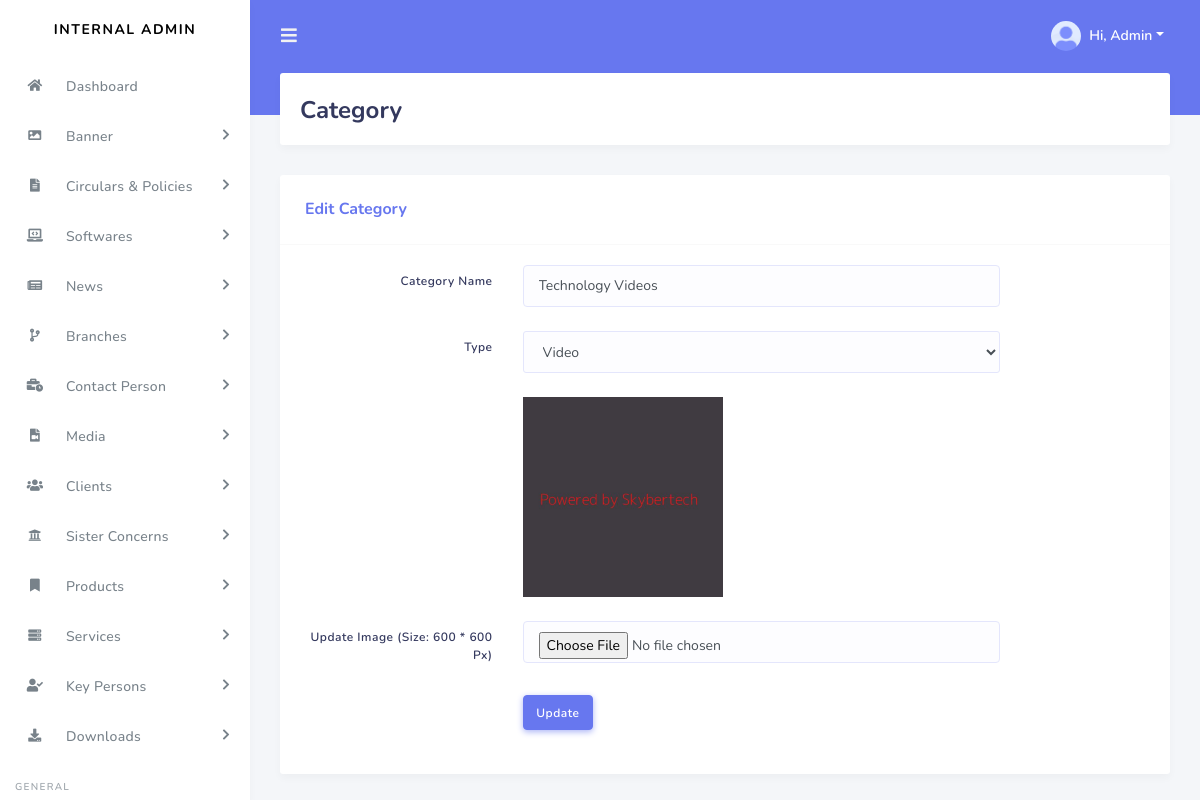
The app's page /admin/edit-category.php?c-id=14 (signed in) with its own data.
### tables this page shows
CREATE TABLE IF NOT EXISTS `i_category` (
  `ICategoryID` bigint(20) NOT NULL AUTO_INCREMENT,
  `ICName` varchar(255) NOT NULL,
  `ICImage` varchar(255) DEFAULT NULL,
  `ICType` enum('Both','Photo','Video') NOT NULL,
  `ICSortOrder` bigint(20) DEFAULT NULL,
  `Timestamp` timestamp NOT NULL DEFAULT CURRENT_TIMESTAMP,
  PRIMARY KEY (`ICategoryID`)
);

### admin/edit-category.php (the view, shortened to what this page needs)
<?php
require 'db/config.php';
$ICategoryID=$_GET['c-id'];
$Queryer ="SELECT * FROM i_category WHERE ICategoryID='$ICategoryID'";
$Resulter = $conn->query($Queryer);
$Rower = $Resulter->fetch_assoc();
?>
<!DOCTYPE html>
<html lang="en">
<head><meta http-equiv="Content-Type" content="text/html; charset=utf-8">
  <link rel="stylesheet" href="https://stackpath.bootstrapcdn.com/bootstrap/4.3.1/css/bootstrap.min.css">
  <link rel="stylesheet" href="https://use.fontawesome.com/releases/v5.7.2/css/all.css">
  <link rel="stylesheet" href="assets/css/style.css">
  <link rel="stylesheet" href="assets/css/components.css">
</head>
<body>
<?php include 'partials/sidebar.php'?>
      <div class="main-content">
        <section class="section">
          <div class="section-header">
            <h1>Category</h1>
          </div>
              <div class="row">
              <div class="col-12">
                <div class="card">
                  <div class="card-header">
                    <h4>Edit Category</h4>
                  </div>
                  <form method="POST"  enctype="multipart/form-data">
                  <div class="card-body">
                    <div class="form-group row mb-4">
                      <label class="col-form-label text-md-right col-12 col-md-3 col-lg-3">Category Name</label>
                      <div class="col-sm-12 col-md-7">
                        <input type="text" name="cname" class="form-control" value="<?php echo $Rower['ICName'];?>" required>
                      </div>
                    </div>
                    <div class="form-group row mb-4">
                      <label class="col-form-label text-md-right col-12 col-md-3 col-lg-3">Type</label>
                      <div class="col-sm-12 col-md-7">
                        <select class="form-control selectric" name="cptype">
                          <?php if($Rower['ICType']=='Photo')
                          {
                          ?>
                          <option value="Photo">Photo</option>
                          <option value="Video">Video</option>
                          <option value="Both">Both</option>
                          <?php
                          }
                          elseif($Rower['ICType']=='Video')
                          { ?>
                          <option value="Video">Video</option>
                          <?php }
                          else
                          { ?>
                          <option value="Both">Both</option>
                          <option value="Photo">Photo</option>
                          <option value="Video">Video</option>
                          <?php
                          } ?>
                        </select>
                      </div>
                    </div>
                    <div class="form-group row mb-4">
                      <label class="col-form-label text-md-right col-12 col-md-3 col-lg-3"></label>
                      <div class="col-sm-12 col-md-7">
                        <img src="../uploads/category-image/<?php echo $Rower['ICImage']; ?>" width="200">
                      </div>
                    </div>
                    <div class="form-group row mb-4">
                      <label class="col-form-label text-md-right col-12 col-md-3 col-lg-3">Update Image (Size: 600 * 600 Px)</label>
                      <div class="col-sm-12 col-md-7">
                        <input type="file" name="cimage" class="form-control">
                      </div>
                    </div>
                    <div class="form-group row mb-4">
                      <label class="col-form-label text-md-right col-12 col-md-3 col-lg-3"></label>
                      <div class="col-sm-12 col-md-7">
                        <button class="btn btn-primary" type="submit" name="update">Update</button>
                      </div>
                    </div>
                  </form>
                  </div>
                </div>
              </div>
            </div>
</body>
</html>

### records on screen
i_category: cname "Technology Videos", cptype "Video", ICImage (picture)
